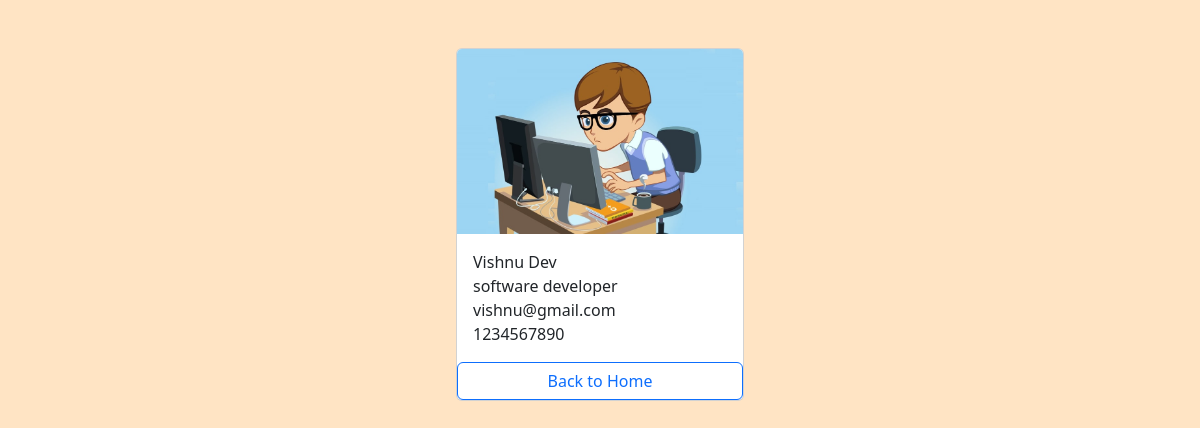
The page /employees/1/ on the database its author committed.
### employees/models.py (models this page shows, shortened)
class Employee(models.Model):
    first_name =models.CharField(max_length=100)
    last_name =models.CharField(max_length=100)
    photo =models.ImageField(upload_to='images')
    designation =models.CharField(max_length=100)
    email_address =models.EmailField(max_length=100,unique=True)
    phone_number = models.CharField(max_length=12,blank=True)
    created_at=models.DateTimeField(auto_now_add=True)
    updated_at=models.DateTimeField(auto_now=True)

### employees/views.py (the view)
# urls.py: path('<int:pk>/',views.employee_details,name="employee_details")
def employee_details(request,pk):
    employee = get_object_or_404(Employee,pk=pk)
    context = {
        'employee': employee,
    }
    return render(request,'employee_details.html',context)

### templates/employee_details.html (shortened to what this page needs)
{% load static %}
<!DOCTYPE html>
<html lang="en">
<head>
    <link href="https://cdn.jsdelivr.net/npm/bootstrap@5.3.3/dist/css/bootstrap.min.css" rel="stylesheet">
    <link rel="stylesheet" href="{% static 'css/styles.css' %}">
</head>
<body>
    <div class="container pt-5">
        <div class="card mx-auto" style="width: 18rem;">
            <img src="{{ employee.photo.url }}" class="card-img-top" alt="Employee_Photo">
            <div class="card-body">
              <p class="card-text m-0"> {{ employee.first_name }} {{ employee.last_name }} </p>
              <p class="card-text m-0"> {{ employee.designation }} </p>
              <p class="card-text m-0"> {{ employee.email_address }} </p>
              <p class="card-text m-0"> {{ employee.phone_number }} </p>
            </div>
            <a href="{% url 'home' %}" class="btn btn-outline-primary">Back to Home</a>
          </div>
    </div>
</body>
</html>

### mysite/static/css/styles.css (style rules this page uses)
body { background-color: bisque; }

### rows shown on the page
Employee: photo (picture), first_name "Vishnu", last_name "Dev", designation "software developer", email_address "vishnu@gmail.com", phone_number "1234567890"
